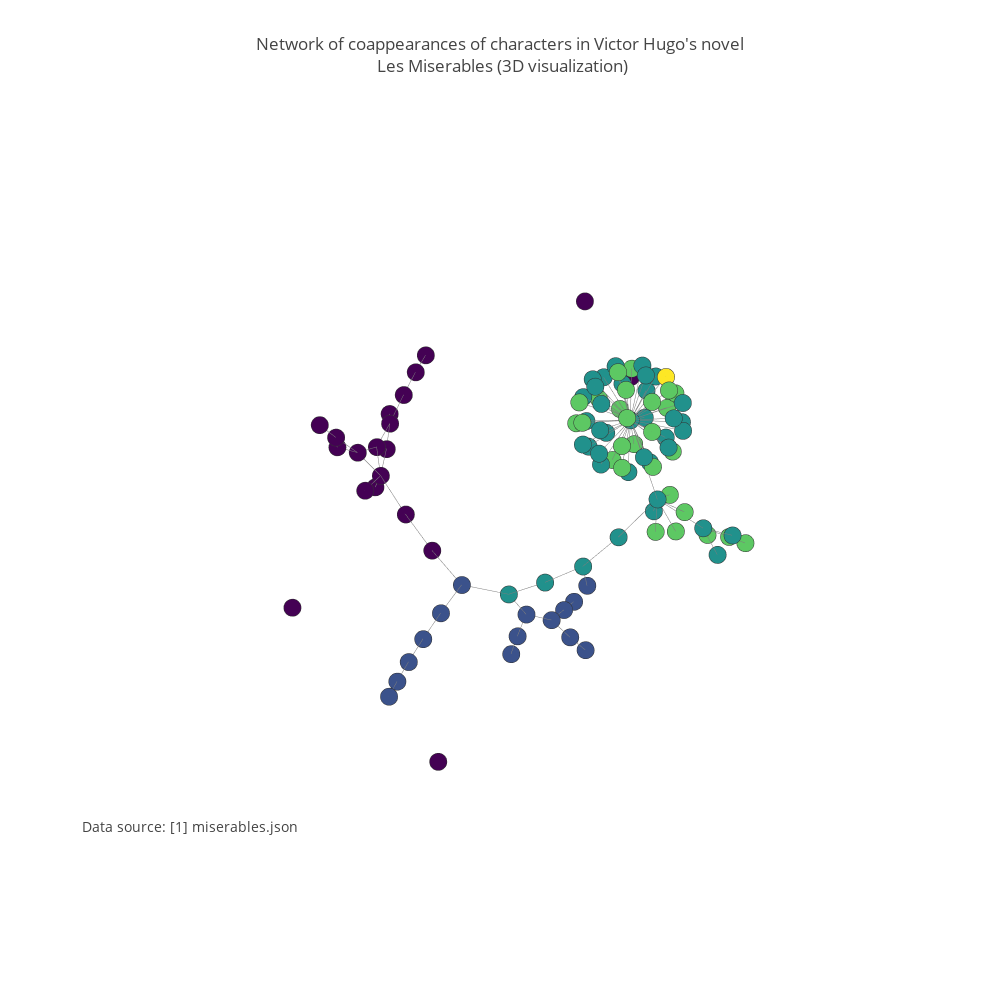

The code cell stored with this chart in its notebook:
### Code cell
data=Data([trace1, trace2])
fig=Figure(data=data, layout=layout)

py.offline.init_notebook_mode(connected=True)

py.offline.iplot(fig, filename='Les-Miserables')

### Figure 1 — Plotly figure (JSON) as saved in the notebook; plotly's stock layout.template omitted (floating-point values rounded to 4 significant figures; data arrays with more than 128 entries replaced by an {"elided": "..."} marker saying what was removed)
{"data": [{"hoverinfo": "none", "line": {"color": "rgb(125,125,125)", "width": 1}, "mode": "lines", "type": "scatter3d", "x": {"elided": "300 float values"}, "y": {"elided": "300 float values"}, "z": {"elided": "300 float values"}}, {"hoverinfo": "text", "marker": {"color": [2, 2, 2, 2, 2, 1, 0, 0, 0, 0, 0, 0, 0, 0, 0, 0, 0, 0, 0, 0, 0, 0, 0, 0, 0, 0, 1, 1, 1, 1, 1, 1, 1, 1, 1, 1, 1, 1, 1, 1, 2, 2, 3, 2, 3, 3, 2, 3, 3, 2, 2, 2, 2, 2, 2, 2, 2, 2, 2, 2, 3, 3, 2, 3, 2, 2, 2, 2, 2, 2, 3, 3, 2, 3, 3, 2, 2, 3, 2, 3, 3, 2, 3, 2, 4, 3, 3, 3, 3, 2, 3, 3, 2, 3, 2, 3, 2, 2, 3, 3, 3], "colorscale": "Viridis", "line": {"color": "rgb(50,50,50)", "width": 0.5}, "size": 6, "symbol": "dot"}, "mode": "markers", "name": "actors", "text": ["prostanoid anion", "unsaturated fatty acid anion", "europe pmc", "monocarboxylic acid anion", "carboxylic acid anion", "organic anion", "anion", "ion", "molecular entity", "chemical entity", "material entity", "thing", "independentcontinuant", "continuant", "entity", null, "thing", "material entity", "independent continuant", "continuant", "entity", "continuant", "thing", "chemical entity", "object", "material entity", "organic ion", "organic molecular entity", "carbon group molecular entity", "p-block molecular entity", "main group molecular entity", "oxoanion", "oxide", "heteroatomic molecular entity", "polyatomic entity", "oxygen molecular entity", "chalcogen molecular entity", "polyatomic anion", "polyatomic ion", "lipid", "icosanoid anion", "thromboxane anion", "19-hydroxy-thromboxane a2(1-)", "thromboxane b2(1-)", "thromboxane a2(1-)", "submitter", "submitter", "submitter", "(r)-pga2-s-glutathione conjugate(2-)", "prostaglandin carboxylic acid anion", "prostaglandin e3(1-)", "6-oxoprostaglandin e1(1-)", "13,14-dihydro-15-keto-pgf2alpha(1-)", "prostaglandin f2beta(1-)", "prostaglandin f3alpha(1-)", "prostaglandin h3(1-)", "8-epi-prostaglandin f2alpha(1-)", "prostaglandin c2(1-)", "15-oxoprostaglandin f2alpha(1-)", "13,14-dihydroprostaglandin f2alpha(1-)", "15-ketoprostaglandin f1alpha(1-)", "submitter", "prostaglandin j2(1-)", "15-dehydro-prostaglandin e1(1-)", "15-dehydro-prostaglandin d2(1-)", "prostaglandin b3(1-)", "prostaglandin b1(1-)", "15-dehydro-prostaglandin e2(1-)", "13,14-dihydro-15-oxoprostaglandin e1(1-)", "6-oxoprostaglandin f1alpha(1-)", "prostaglandin h2(1-)", "submitter", "13,14-dihydro-15-keto-pgf1alpha(1-)", "beilstein", "submitter", "prostaglandin a3(1-)", "prostaglandin d3(1-)", "prostaglandin d1(1-)", "submitter", "prostaglandin e1(1-)", "prostaglandin c1(1-)", "prostaglandin g2(1-)", "beilstein", "prostaglandin g3(1-)", "prostaglandin h1(1-)", "prostaglandin a1(1-)", "submitter", "19-hydroxy-prostaglandin i2(1-)", "beilstein", "prostaglandin b2(1-)", "prostaglandin d2(1-)", "20-hydroxyprostaglandin e1(1-)", "prostaglandin a2(1-)", "prostaglandin g1(1-)", "13,14-dihydro-15-oxo-prostaglandin e2(1-)", "19-hydroxyprostaglandin h2(1-)", "13,14-dihydro-delta(12)-prostaglandin j2(1-)", "15-dehydro-prostaglandin i2(1-)", "15-dehydroprostaglandin a1(1-)", "(r)-pgj2-s-glutathione conjugate(2-)", "(s)-pgj2-s-glutathione conjugate(2-)"], "type": "scatter3d", "x": [-5.186, 10.53, 28.28, 51.69, 75.82, 123.6, 129.8, 133.9, 136.5, 121.6, 80.09, 104.5, 41.33, 8.262, -17.67, 60.64, -246.7, 159.9, 186.5, 189.8, 211.9, -294.6, 407.0, 167.4, 136.4, 455.7, 175.0, 222.0, 263.2, 297.9, 324.6, 45.34, 1.123, -12.38, -23.32, -38.75, -70.32, 62.56, 76.79, 22.88, -24.53, -74.68, -102.9, -104.5, -124.7, -158.2, -83.49, -35.77, -6.268, 59.57, 5.639, 1.047, 123.0, 104.7, 45.2, 95.48, 97.51, 68.48, 23.07, 18.62, 33.8, 115.8, 49.45, 107.2, 110.9, 115.6, 122.2, 74.6, 56.88, 16.17, 44.51, 44.57, 83.87, 90.11, 89.43, 50.18, 70.77, -1.87, 74.48, 71.73, 72.21, 12.12, 3.213, 37.42, 21.13, 119.4, 22.23, 77.07, 21.94, 7.892, 41.25, 101.7, 58.17, 75.49, 89.96, 106.3, 34.58, 50.97, 99.92, -47.01, 1.02], "y": [159.9, 115.0, 71.3, 21.86, -27.64, -77.7, -133.9, -185.6, -235.5, -259.3, -276.9, -258.1, -288.1, -296.5, -301.4, -301.4, -179.9, -255.0, -266.2, -261.8, -265.7, -113.8, 188.0, -235.1, -251.7, 10.3, -67.64, -53.75, -37.65, -21.0, -6.327, -19.54, -6.85, 21.35, 44.94, -16.22, -22.52, -21.22, -20.67, 76.64, 143.1, 191.2, 182.5, 219.9, 204.0, 212.6, 213.9, 183.4, 192.6, 154.2, 145.4, 130.8, 160.0, 150.3, 98.56, 127.0, 204.9, 216.8, 198.8, 107.1, 143.5, 186.7, 111.5, 183.1, 149.7, 130.2, 160.2, 92.87, 167.8, 176.2, 92.84, 192.7, 175.3, 207.3, 166.1, 180.7, 96.72, 161.1, 105.7, 141.4, 140.0, 193.7, 174.1, 213.1, 170.6, 130.7, 109.0, 194.0, 121.4, 136.9, 205.0, 110.0, 212.3, 203.3, 118.0, 183.6, 145.6, 119.6, 105.4, 150.2, 166.8], "z": [-43.66, -120.1, -185.1, -229.3, -266.7, -250.1, -213.5, -171.7, -125.1, -92.14, -76.25, -102.6, -46.54, -23.1, -5.2, -77.21, 50.66, -83.07, -67.17, -47.59, -19.61, -75.46, -183.7, -136.8, -153.5, -36.75, -266.9, -277.7, -283.3, -284.6, -283.4, -320.0, -351.3, -377.8, -396.8, -360.7, -366.3, -354.7, -382.1, -220.1, -80.68, -109.7, -140.3, -122.4, -144.0, -168.2, -147.4, -67.35, -78.49, 97.75, 132.0, 105.6, 113.3, 54.95, 128.3, 145.3, 86.2, 91.43, 124.0, 112.6, 49.38, 101.0, 58.48, 66.43, 138.0, 78.42, 82.07, 110.5, 160.5, 65.06, 96.39, 146.2, 46.24, 117.1, 153.8, 47.21, 77.68, 92.74, 139.1, 42.51, 160.0, 91.92, 119.4, 98.86, 146.3, 109.4, 79.96, 144.7, 139.5, 73.26, 68.97, 120.7, 123.5, 62.51, 59.1, 131.7, 156.8, 152.5, 90.21, -61.59, -88.88]}], "layout": {"annotations": [{"font": {"size": 14}, "showarrow": false, "text": "Data source: <a href='http://bost.ocks.org/mike/miserables/miserables.json'>[1] miserables.json</a>", "x": 0, "xanchor": "left", "xref": "paper", "y": 0.1, "yanchor": "bottom", "yref": "paper"}], "height": 1000, "hovermode": "closest", "margin": {"t": 100}, "scene": {"xaxis": {"showbackground": false, "showgrid": false, "showline": false, "showticklabels": false, "title": "", "zeroline": false}, "yaxis": {"showbackground": false, "showgrid": false, "showline": false, "showticklabels": false, "title": "", "zeroline": false}, "zaxis": {"showbackground": false, "showgrid": false, "showline": false, "showticklabels": false, "title": "", "zeroline": false}}, "showlegend": false, "title": "Network of coappearances of characters in Victor Hugo's novel<br> Les Miserables (3D visualization)", "width": 1000}}
